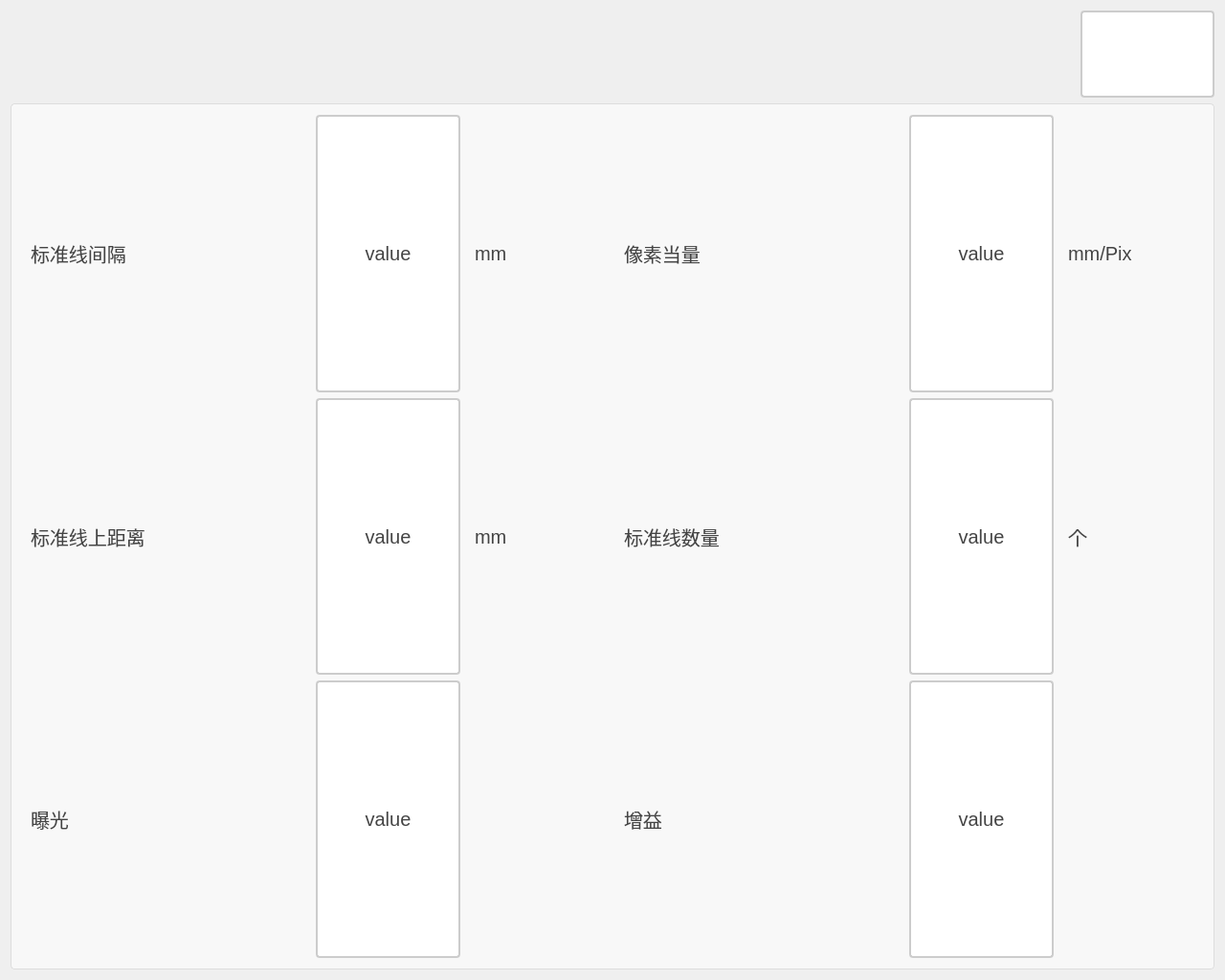
<?xml version="1.0" encoding="UTF-8"?>
<ui version="4.0">
 <class>DlgProductSetClass</class>
 <widget class="QDialog" name="DlgProductSetClass">
  <property name="geometry">
   <rect>
    <x>0</x>
    <y>0</y>
    <width>1280</width>
    <height>1024</height>
   </rect>
  </property>
  <property name="windowTitle">
   <string>DlgProductSet</string>
  </property>
  <layout class="QGridLayout" name="gridLayout_10">
   <item row="0" column="0">
    <layout class="QVBoxLayout" name="verticalLayout" stretch="4">
     <item>
      <layout class="QVBoxLayout" name="verticalLayout_16" stretch="1,10">
       <item>
        <layout class="QHBoxLayout" name="horizontalLayout_14" stretch="8,1">
         <item>
          <spacer name="horizontalSpacer">
           <property name="orientation">
            <enum>Qt::Orientation::Horizontal</enum>
           </property>
           <property name="sizeHint" stdset="0">
            <size>
             <width>40</width>
             <height>20</height>
            </size>
           </property>
          </spacer>
         </item>
         <item>
          <widget class="QPushButton" name="btn_close">
           <property name="sizePolicy">
            <sizepolicy hsizetype="Minimum" vsizetype="Minimum">
             <horstretch>0</horstretch>
             <verstretch>0</verstretch>
            </sizepolicy>
           </property>
           <property name="styleSheet">
            <string notr="true">QPushButton {
    padding: 6px 14px;
    border: 2px solid #CCC;
    border-radius: 4px;
    background-color: white;
    color: #444;
	font-size:24px;
    qproperty-icon: url(:/icons/closeBlack.png);  
    qproperty-iconSize: 30px 30px;
}

QPushButton:hover {
    background-color: #ff6666;
}

QPushButton:pressed {
    background-color: #cc0000;
}
</string>
           </property>
           <property name="text">
            <string/>
           </property>
          </widget>
         </item>
        </layout>
       </item>
       <item>
        <layout class="QHBoxLayout" name="horizontalLayout_17" stretch="1">
         <item>
          <widget class="QGroupBox" name="groupBox_14">
           <property name="styleSheet">
            <string notr="true">QGroupBox {
    border: 1px solid #DDD;
    border-radius: 4px;
    font: bold 14px;
    color: #666;
    background-color: #F8F8F8;
}

QGroupBox::title {
    subcontrol-origin: margin;
    subcontrol-position: top left;
    left: 10px;
    padding: 0 5px;
}</string>
           </property>
           <property name="title">
            <string/>
           </property>
           <layout class="QGridLayout" name="gridLayout">
            <item row="0" column="0">
             <layout class="QVBoxLayout" name="verticalLayout_2">
              <item>
               <layout class="QHBoxLayout" name="horizontalLayout_2">
                <item>
                 <layout class="QHBoxLayout" name="horizontalLayout_25" stretch="2,1,1">
                  <item>
                   <widget class="QLabel" name="lb_pidaiduibiyanse_3">
                    <property name="styleSheet">
                     <string notr="true">/* 基础标签样式 */
QLabel {
    color: #444444;          /* 主文字色 */
    font-size: 20px;         /* 标准字号 */
    background: transparent; /* 透明背景 */
    padding: 2px 4px;        /* 基础内边距 */
}

/* 标题样式 */
QLabel.title {
    font-size: 16px;
    font-weight: 600;
    color: #333333;
    border-bottom: 1px solid #DDDDDD; /* 下划线装饰 */
    padding-bottom: 4px;
}

/* 副标题/次要文本 */
QLabel.subtitle {
    color: #666666;
    font-size: 13px;
    font-style: italic;
}

/* 强调文本 */
QLabel.emphasis {
    color: #333333;
    font-weight: 500;
    background-color: #F5F5F5;
    border-radius: 3px;
    padding: 4px 8px;
}

/* 状态标签（成功/警告/错误） */
QLabel[state=&quot;success&quot;] {
    color: #228B22;          /* 森林绿 */
    border-left: 3px solid #228B22;
    padding-left: 8px;
}

QLabel[state=&quot;warning&quot;] {
    color: #FF8C00;          /* 暗橙 */
    border-left: 3px solid #FF8C00;
    padding-left: 8px;
}

QLabel[state=&quot;error&quot;] {
    color: #B22222;          /* 砖红 */
    border-left: 3px solid #B22222;
    padding-left: 8px;
}

/* 数据展示标签 */
QLabel.data {
    color: #2F4F4F;          /* 深石板灰 */
    font-family: monospace;
    border: 1px solid #E0E0E0;
    background-color: #FFFFFF;
    padding: 6px 12px;
    border-radius: 4px;
}

/* 禁用状态 */
QLabel:disabled {
    color: #AAAAAA;
    background-color: transparent;
}

/* 链接样式（伪链接效果） */
QLabel.link {
    color: #4682B4;          /* 钢蓝 */
    text-decoration: underline;
    border-bottom: 1px dotted #4682B4;
}

/* 图标标签 */
QLabel.icon {
    qproperty-alignment: AlignCenter;
    border: 1px solid #E0E0E0;
    border-radius: 4px;
    background-color: #FFFFFF;
    padding: 12px;
}</string>
                    </property>
                    <property name="text">
                     <string>标准线间隔</string>
                    </property>
                   </widget>
                  </item>
                  <item>
                   <widget class="QPushButton" name="btn_biaozhunxianjiange">
                    <property name="sizePolicy">
                     <sizepolicy hsizetype="Minimum" vsizetype="Minimum">
                      <horstretch>0</horstretch>
                      <verstretch>0</verstretch>
                     </sizepolicy>
                    </property>
                    <property name="styleSheet">
                     <string notr="true">QPushButton {
    padding: 6px 14px;
    border: 2px solid #CCC;
    border-radius: 4px;
    background-color: white;
    color: #444;
	font-size:20px;
}

QPushButton:hover {
    border-color: #999;
    background-color: #F5F5F5;
}

QPushButton:pressed {
    border-color: #777;
    background-color: #EEE;
}</string>
                    </property>
                    <property name="text">
                     <string>value</string>
                    </property>
                   </widget>
                  </item>
                  <item>
                   <widget class="QLabel" name="lb_pidaiduibiyanseUnit_3">
                    <property name="styleSheet">
                     <string notr="true">/* 基础标签样式 */
QLabel {
    color: #444444;          /* 主文字色 */
    font-size: 20px;         /* 标准字号 */
    background: transparent; /* 透明背景 */
    padding: 2px 4px;        /* 基础内边距 */
}

/* 标题样式 */
QLabel.title {
    font-size: 16px;
    font-weight: 600;
    color: #333333;
    border-bottom: 1px solid #DDDDDD; /* 下划线装饰 */
    padding-bottom: 4px;
}

/* 副标题/次要文本 */
QLabel.subtitle {
    color: #666666;
    font-size: 13px;
    font-style: italic;
}

/* 强调文本 */
QLabel.emphasis {
    color: #333333;
    font-weight: 500;
    background-color: #F5F5F5;
    border-radius: 3px;
    padding: 4px 8px;
}

/* 状态标签（成功/警告/错误） */
QLabel[state=&quot;success&quot;] {
    color: #228B22;          /* 森林绿 */
    border-left: 3px solid #228B22;
    padding-left: 8px;
}

QLabel[state=&quot;warning&quot;] {
    color: #FF8C00;          /* 暗橙 */
    border-left: 3px solid #FF8C00;
    padding-left: 8px;
}

QLabel[state=&quot;error&quot;] {
    color: #B22222;          /* 砖红 */
    border-left: 3px solid #B22222;
    padding-left: 8px;
}

/* 数据展示标签 */
QLabel.data {
    color: #2F4F4F;          /* 深石板灰 */
    font-family: monospace;
    border: 1px solid #E0E0E0;
    background-color: #FFFFFF;
    padding: 6px 12px;
    border-radius: 4px;
}

/* 禁用状态 */
QLabel:disabled {
    color: #AAAAAA;
    background-color: transparent;
}

/* 链接样式（伪链接效果） */
QLabel.link {
    color: #4682B4;          /* 钢蓝 */
    text-decoration: underline;
    border-bottom: 1px dotted #4682B4;
}

/* 图标标签 */
QLabel.icon {
    qproperty-alignment: AlignCenter;
    border: 1px solid #E0E0E0;
    border-radius: 4px;
    background-color: #FFFFFF;
    padding: 12px;
}</string>
                    </property>
                    <property name="text">
                     <string>mm</string>
                    </property>
                   </widget>
                  </item>
                 </layout>
                </item>
                <item>
                 <layout class="QHBoxLayout" name="horizontalLayout_10" stretch="2,1,1">
                  <item>
                   <widget class="QLabel" name="lb_xiangsudangliang">
                    <property name="styleSheet">
                     <string notr="true">/* 基础标签样式 */
QLabel {
    color: #444444;          /* 主文字色 */
    font-size: 20px;         /* 标准字号 */
    background: transparent; /* 透明背景 */
    padding: 2px 4px;        /* 基础内边距 */
}

/* 标题样式 */
QLabel.title {
    font-size: 16px;
    font-weight: 600;
    color: #333333;
    border-bottom: 1px solid #DDDDDD; /* 下划线装饰 */
    padding-bottom: 4px;
}

/* 副标题/次要文本 */
QLabel.subtitle {
    color: #666666;
    font-size: 13px;
    font-style: italic;
}

/* 强调文本 */
QLabel.emphasis {
    color: #333333;
    font-weight: 500;
    background-color: #F5F5F5;
    border-radius: 3px;
    padding: 4px 8px;
}

/* 状态标签（成功/警告/错误） */
QLabel[state=&quot;success&quot;] {
    color: #228B22;          /* 森林绿 */
    border-left: 3px solid #228B22;
    padding-left: 8px;
}

QLabel[state=&quot;warning&quot;] {
    color: #FF8C00;          /* 暗橙 */
    border-left: 3px solid #FF8C00;
    padding-left: 8px;
}

QLabel[state=&quot;error&quot;] {
    color: #B22222;          /* 砖红 */
    border-left: 3px solid #B22222;
    padding-left: 8px;
}

/* 数据展示标签 */
QLabel.data {
    color: #2F4F4F;          /* 深石板灰 */
    font-family: monospace;
    border: 1px solid #E0E0E0;
    background-color: #FFFFFF;
    padding: 6px 12px;
    border-radius: 4px;
}

/* 禁用状态 */
QLabel:disabled {
    color: #AAAAAA;
    background-color: transparent;
}

/* 链接样式（伪链接效果） */
QLabel.link {
    color: #4682B4;          /* 钢蓝 */
    text-decoration: underline;
    border-bottom: 1px dotted #4682B4;
}

/* 图标标签 */
QLabel.icon {
    qproperty-alignment: AlignCenter;
    border: 1px solid #E0E0E0;
    border-radius: 4px;
    background-color: #FFFFFF;
    padding: 12px;
}</string>
                    </property>
                    <property name="text">
                     <string>像素当量</string>
                    </property>
                   </widget>
                  </item>
                  <item>
                   <widget class="QPushButton" name="btn_xiangsudangliang">
                    <property name="sizePolicy">
                     <sizepolicy hsizetype="Minimum" vsizetype="Minimum">
                      <horstretch>0</horstretch>
                      <verstretch>0</verstretch>
                     </sizepolicy>
                    </property>
                    <property name="styleSheet">
                     <string notr="true">QPushButton {
    padding: 6px 14px;
    border: 2px solid #CCC;
    border-radius: 4px;
    background-color: white;
    color: #444;
	font-size:20px;
}

QPushButton:hover {
    border-color: #999;
    background-color: #F5F5F5;
}

QPushButton:pressed {
    border-color: #777;
    background-color: #EEE;
}</string>
                    </property>
                    <property name="text">
                     <string>value</string>
                    </property>
                   </widget>
                  </item>
                  <item>
                   <widget class="QLabel" name="lb_xiangsudangliangUnit">
                    <property name="styleSheet">
                     <string notr="true">/* 基础标签样式 */
QLabel {
    color: #444444;          /* 主文字色 */
    font-size: 20px;         /* 标准字号 */
    background: transparent; /* 透明背景 */
    padding: 2px 4px;        /* 基础内边距 */
}

/* 标题样式 */
QLabel.title {
    font-size: 16px;
    font-weight: 600;
    color: #333333;
    border-bottom: 1px solid #DDDDDD; /* 下划线装饰 */
    padding-bottom: 4px;
}

/* 副标题/次要文本 */
QLabel.subtitle {
    color: #666666;
    font-size: 13px;
    font-style: italic;
}

/* 强调文本 */
QLabel.emphasis {
    color: #333333;
    font-weight: 500;
    background-color: #F5F5F5;
    border-radius: 3px;
    padding: 4px 8px;
}

/* 状态标签（成功/警告/错误） */
QLabel[state=&quot;success&quot;] {
    color: #228B22;          /* 森林绿 */
    border-left: 3px solid #228B22;
    padding-left: 8px;
}

QLabel[state=&quot;warning&quot;] {
    color: #FF8C00;          /* 暗橙 */
    border-left: 3px solid #FF8C00;
    padding-left: 8px;
}

QLabel[state=&quot;error&quot;] {
    color: #B22222;          /* 砖红 */
    border-left: 3px solid #B22222;
    padding-left: 8px;
}

/* 数据展示标签 */
QLabel.data {
    color: #2F4F4F;          /* 深石板灰 */
    font-family: monospace;
    border: 1px solid #E0E0E0;
    background-color: #FFFFFF;
    padding: 6px 12px;
    border-radius: 4px;
}

/* 禁用状态 */
QLabel:disabled {
    color: #AAAAAA;
    background-color: transparent;
}

/* 链接样式（伪链接效果） */
QLabel.link {
    color: #4682B4;          /* 钢蓝 */
    text-decoration: underline;
    border-bottom: 1px dotted #4682B4;
}

/* 图标标签 */
QLabel.icon {
    qproperty-alignment: AlignCenter;
    border: 1px solid #E0E0E0;
    border-radius: 4px;
    background-color: #FFFFFF;
    padding: 12px;
}</string>
                    </property>
                    <property name="text">
                     <string>mm/Pix</string>
                    </property>
                   </widget>
                  </item>
                 </layout>
                </item>
               </layout>
              </item>
              <item>
               <layout class="QHBoxLayout" name="horizontalLayout_7">
                <item>
                 <layout class="QHBoxLayout" name="horizontalLayout_23" stretch="2,1,1">
                  <item>
                   <widget class="QLabel" name="lb_xiangjiguangdianpingbishijian_2">
                    <property name="styleSheet">
                     <string notr="true">/* 基础标签样式 */
QLabel {
    color: #444444;          /* 主文字色 */
    font-size: 20px;         /* 标准字号 */
    background: transparent; /* 透明背景 */
    padding: 2px 4px;        /* 基础内边距 */
}

/* 标题样式 */
QLabel.title {
    font-size: 16px;
    font-weight: 600;
    color: #333333;
    border-bottom: 1px solid #DDDDDD; /* 下划线装饰 */
    padding-bottom: 4px;
}

/* 副标题/次要文本 */
QLabel.subtitle {
    color: #666666;
    font-size: 13px;
    font-style: italic;
}

/* 强调文本 */
QLabel.emphasis {
    color: #333333;
    font-weight: 500;
    background-color: #F5F5F5;
    border-radius: 3px;
    padding: 4px 8px;
}

/* 状态标签（成功/警告/错误） */
QLabel[state=&quot;success&quot;] {
    color: #228B22;          /* 森林绿 */
    border-left: 3px solid #228B22;
    padding-left: 8px;
}

QLabel[state=&quot;warning&quot;] {
    color: #FF8C00;          /* 暗橙 */
    border-left: 3px solid #FF8C00;
    padding-left: 8px;
}

QLabel[state=&quot;error&quot;] {
    color: #B22222;          /* 砖红 */
    border-left: 3px solid #B22222;
    padding-left: 8px;
}

/* 数据展示标签 */
QLabel.data {
    color: #2F4F4F;          /* 深石板灰 */
    font-family: monospace;
    border: 1px solid #E0E0E0;
    background-color: #FFFFFF;
    padding: 6px 12px;
    border-radius: 4px;
}

/* 禁用状态 */
QLabel:disabled {
    color: #AAAAAA;
    background-color: transparent;
}

/* 链接样式（伪链接效果） */
QLabel.link {
    color: #4682B4;          /* 钢蓝 */
    text-decoration: underline;
    border-bottom: 1px dotted #4682B4;
}

/* 图标标签 */
QLabel.icon {
    qproperty-alignment: AlignCenter;
    border: 1px solid #E0E0E0;
    border-radius: 4px;
    background-color: #FFFFFF;
    padding: 12px;
}</string>
                    </property>
                    <property name="text">
                     <string>标准线上距离</string>
                    </property>
                   </widget>
                  </item>
                  <item>
                   <widget class="QPushButton" name="btn_biaozhunxianshangjuli">
                    <property name="sizePolicy">
                     <sizepolicy hsizetype="Minimum" vsizetype="Minimum">
                      <horstretch>0</horstretch>
                      <verstretch>0</verstretch>
                     </sizepolicy>
                    </property>
                    <property name="styleSheet">
                     <string notr="true">QPushButton {
    padding: 6px 14px;
    border: 2px solid #CCC;
    border-radius: 4px;
    background-color: white;
    color: #444;
	font-size:20px;
}

QPushButton:hover {
    border-color: #999;
    background-color: #F5F5F5;
}

QPushButton:pressed {
    border-color: #777;
    background-color: #EEE;
}</string>
                    </property>
                    <property name="text">
                     <string>value</string>
                    </property>
                   </widget>
                  </item>
                  <item>
                   <widget class="QLabel" name="lb_xiangjiguangdianpingbishijianUnit_2">
                    <property name="styleSheet">
                     <string notr="true">/* 基础标签样式 */
QLabel {
    color: #444444;          /* 主文字色 */
    font-size: 20px;         /* 标准字号 */
    background: transparent; /* 透明背景 */
    padding: 2px 4px;        /* 基础内边距 */
}

/* 标题样式 */
QLabel.title {
    font-size: 16px;
    font-weight: 600;
    color: #333333;
    border-bottom: 1px solid #DDDDDD; /* 下划线装饰 */
    padding-bottom: 4px;
}

/* 副标题/次要文本 */
QLabel.subtitle {
    color: #666666;
    font-size: 13px;
    font-style: italic;
}

/* 强调文本 */
QLabel.emphasis {
    color: #333333;
    font-weight: 500;
    background-color: #F5F5F5;
    border-radius: 3px;
    padding: 4px 8px;
}

/* 状态标签（成功/警告/错误） */
QLabel[state=&quot;success&quot;] {
    color: #228B22;          /* 森林绿 */
    border-left: 3px solid #228B22;
    padding-left: 8px;
}

QLabel[state=&quot;warning&quot;] {
    color: #FF8C00;          /* 暗橙 */
    border-left: 3px solid #FF8C00;
    padding-left: 8px;
}

QLabel[state=&quot;error&quot;] {
    color: #B22222;          /* 砖红 */
    border-left: 3px solid #B22222;
    padding-left: 8px;
}

/* 数据展示标签 */
QLabel.data {
    color: #2F4F4F;          /* 深石板灰 */
    font-family: monospace;
    border: 1px solid #E0E0E0;
    background-color: #FFFFFF;
    padding: 6px 12px;
    border-radius: 4px;
}

/* 禁用状态 */
QLabel:disabled {
    color: #AAAAAA;
    background-color: transparent;
}

/* 链接样式（伪链接效果） */
QLabel.link {
    color: #4682B4;          /* 钢蓝 */
    text-decoration: underline;
    border-bottom: 1px dotted #4682B4;
}

/* 图标标签 */
QLabel.icon {
    qproperty-alignment: AlignCenter;
    border: 1px solid #E0E0E0;
    border-radius: 4px;
    background-color: #FFFFFF;
    padding: 12px;
}</string>
                    </property>
                    <property name="text">
                     <string>mm</string>
                    </property>
                   </widget>
                  </item>
                 </layout>
                </item>
                <item>
                 <layout class="QHBoxLayout" name="horizontalLayout_24" stretch="2,1,1">
                  <item>
                   <widget class="QLabel" name="lb_pidaiduibiyanse_2">
                    <property name="styleSheet">
                     <string notr="true">/* 基础标签样式 */
QLabel {
    color: #444444;          /* 主文字色 */
    font-size: 20px;         /* 标准字号 */
    background: transparent; /* 透明背景 */
    padding: 2px 4px;        /* 基础内边距 */
}

/* 标题样式 */
QLabel.title {
    font-size: 16px;
    font-weight: 600;
    color: #333333;
    border-bottom: 1px solid #DDDDDD; /* 下划线装饰 */
    padding-bottom: 4px;
}

/* 副标题/次要文本 */
QLabel.subtitle {
    color: #666666;
    font-size: 13px;
    font-style: italic;
}

/* 强调文本 */
QLabel.emphasis {
    color: #333333;
    font-weight: 500;
    background-color: #F5F5F5;
    border-radius: 3px;
    padding: 4px 8px;
}

/* 状态标签（成功/警告/错误） */
QLabel[state=&quot;success&quot;] {
    color: #228B22;          /* 森林绿 */
    border-left: 3px solid #228B22;
    padding-left: 8px;
}

QLabel[state=&quot;warning&quot;] {
    color: #FF8C00;          /* 暗橙 */
    border-left: 3px solid #FF8C00;
    padding-left: 8px;
}

QLabel[state=&quot;error&quot;] {
    color: #B22222;          /* 砖红 */
    border-left: 3px solid #B22222;
    padding-left: 8px;
}

/* 数据展示标签 */
QLabel.data {
    color: #2F4F4F;          /* 深石板灰 */
    font-family: monospace;
    border: 1px solid #E0E0E0;
    background-color: #FFFFFF;
    padding: 6px 12px;
    border-radius: 4px;
}

/* 禁用状态 */
QLabel:disabled {
    color: #AAAAAA;
    background-color: transparent;
}

/* 链接样式（伪链接效果） */
QLabel.link {
    color: #4682B4;          /* 钢蓝 */
    text-decoration: underline;
    border-bottom: 1px dotted #4682B4;
}

/* 图标标签 */
QLabel.icon {
    qproperty-alignment: AlignCenter;
    border: 1px solid #E0E0E0;
    border-radius: 4px;
    background-color: #FFFFFF;
    padding: 12px;
}</string>
                    </property>
                    <property name="text">
                     <string>标准线数量</string>
                    </property>
                   </widget>
                  </item>
                  <item>
                   <widget class="QPushButton" name="btn_biaozhunxianshuliang">
                    <property name="sizePolicy">
                     <sizepolicy hsizetype="Minimum" vsizetype="Minimum">
                      <horstretch>0</horstretch>
                      <verstretch>0</verstretch>
                     </sizepolicy>
                    </property>
                    <property name="styleSheet">
                     <string notr="true">QPushButton {
    padding: 6px 14px;
    border: 2px solid #CCC;
    border-radius: 4px;
    background-color: white;
    color: #444;
	font-size:20px;
}

QPushButton:hover {
    border-color: #999;
    background-color: #F5F5F5;
}

QPushButton:pressed {
    border-color: #777;
    background-color: #EEE;
}</string>
                    </property>
                    <property name="text">
                     <string>value</string>
                    </property>
                   </widget>
                  </item>
                  <item>
                   <widget class="QLabel" name="lb_pidaiduibiyanseUnit_2">
                    <property name="styleSheet">
                     <string notr="true">/* 基础标签样式 */
QLabel {
    color: #444444;          /* 主文字色 */
    font-size: 20px;         /* 标准字号 */
    background: transparent; /* 透明背景 */
    padding: 2px 4px;        /* 基础内边距 */
}

/* 标题样式 */
QLabel.title {
    font-size: 16px;
    font-weight: 600;
    color: #333333;
    border-bottom: 1px solid #DDDDDD; /* 下划线装饰 */
    padding-bottom: 4px;
}

/* 副标题/次要文本 */
QLabel.subtitle {
    color: #666666;
    font-size: 13px;
    font-style: italic;
}

/* 强调文本 */
QLabel.emphasis {
    color: #333333;
    font-weight: 500;
    background-color: #F5F5F5;
    border-radius: 3px;
    padding: 4px 8px;
}

/* 状态标签（成功/警告/错误） */
QLabel[state=&quot;success&quot;] {
    color: #228B22;          /* 森林绿 */
    border-left: 3px solid #228B22;
    padding-left: 8px;
}

QLabel[state=&quot;warning&quot;] {
    color: #FF8C00;          /* 暗橙 */
    border-left: 3px solid #FF8C00;
    padding-left: 8px;
}

QLabel[state=&quot;error&quot;] {
    color: #B22222;          /* 砖红 */
    border-left: 3px solid #B22222;
    padding-left: 8px;
}

/* 数据展示标签 */
QLabel.data {
    color: #2F4F4F;          /* 深石板灰 */
    font-family: monospace;
    border: 1px solid #E0E0E0;
    background-color: #FFFFFF;
    padding: 6px 12px;
    border-radius: 4px;
}

/* 禁用状态 */
QLabel:disabled {
    color: #AAAAAA;
    background-color: transparent;
}

/* 链接样式（伪链接效果） */
QLabel.link {
    color: #4682B4;          /* 钢蓝 */
    text-decoration: underline;
    border-bottom: 1px dotted #4682B4;
}

/* 图标标签 */
QLabel.icon {
    qproperty-alignment: AlignCenter;
    border: 1px solid #E0E0E0;
    border-radius: 4px;
    background-color: #FFFFFF;
    padding: 12px;
}</string>
                    </property>
                    <property name="text">
                     <string>个</string>
                    </property>
                   </widget>
                  </item>
                 </layout>
                </item>
               </layout>
              </item>
              <item>
               <layout class="QHBoxLayout" name="horizontalLayout_8">
                <item>
                 <layout class="QHBoxLayout" name="horizontalLayout_32" stretch="2,1,1">
                  <item>
                   <widget class="QLabel" name="lb_baoguang">
                    <property name="styleSheet">
                     <string notr="true">/* 基础标签样式 */
QLabel {
    color: #444444;          /* 主文字色 */
    font-size: 20px;         /* 标准字号 */
    background: transparent; /* 透明背景 */
    padding: 2px 4px;        /* 基础内边距 */
}

/* 标题样式 */
QLabel.title {
    font-size: 16px;
    font-weight: 600;
    color: #333333;
    border-bottom: 1px solid #DDDDDD; /* 下划线装饰 */
    padding-bottom: 4px;
}

/* 副标题/次要文本 */
QLabel.subtitle {
    color: #666666;
    font-size: 13px;
    font-style: italic;
}

/* 强调文本 */
QLabel.emphasis {
    color: #333333;
    font-weight: 500;
    background-color: #F5F5F5;
    border-radius: 3px;
    padding: 4px 8px;
}

/* 状态标签（成功/警告/错误） */
QLabel[state=&quot;success&quot;] {
    color: #228B22;          /* 森林绿 */
    border-left: 3px solid #228B22;
    padding-left: 8px;
}

QLabel[state=&quot;warning&quot;] {
    color: #FF8C00;          /* 暗橙 */
    border-left: 3px solid #FF8C00;
    padding-left: 8px;
}

QLabel[state=&quot;error&quot;] {
    color: #B22222;          /* 砖红 */
    border-left: 3px solid #B22222;
    padding-left: 8px;
}

/* 数据展示标签 */
QLabel.data {
    color: #2F4F4F;          /* 深石板灰 */
    font-family: monospace;
    border: 1px solid #E0E0E0;
    background-color: #FFFFFF;
    padding: 6px 12px;
    border-radius: 4px;
}

/* 禁用状态 */
QLabel:disabled {
    color: #AAAAAA;
    background-color: transparent;
}

/* 链接样式（伪链接效果） */
QLabel.link {
    color: #4682B4;          /* 钢蓝 */
    text-decoration: underline;
    border-bottom: 1px dotted #4682B4;
}

/* 图标标签 */
QLabel.icon {
    qproperty-alignment: AlignCenter;
    border: 1px solid #E0E0E0;
    border-radius: 4px;
    background-color: #FFFFFF;
    padding: 12px;
}</string>
                    </property>
                    <property name="text">
                     <string>曝光</string>
                    </property>
                   </widget>
                  </item>
                  <item>
                   <widget class="QPushButton" name="btn_baoguang">
                    <property name="sizePolicy">
                     <sizepolicy hsizetype="Minimum" vsizetype="Minimum">
                      <horstretch>0</horstretch>
                      <verstretch>0</verstretch>
                     </sizepolicy>
                    </property>
                    <property name="styleSheet">
                     <string notr="true">QPushButton {
    padding: 6px 14px;
    border: 2px solid #CCC;
    border-radius: 4px;
    background-color: white;
    color: #444;
	font-size:20px;
}

QPushButton:hover {
    border-color: #999;
    background-color: #F5F5F5;
}

QPushButton:pressed {
    border-color: #777;
    background-color: #EEE;
}</string>
                    </property>
                    <property name="text">
                     <string>value</string>
                    </property>
                   </widget>
                  </item>
                  <item>
                   <widget class="QLabel" name="lb_baoguangUnit">
                    <property name="styleSheet">
                     <string notr="true">/* 基础标签样式 */
QLabel {
    color: #444444;          /* 主文字色 */
    font-size: 14px;         /* 标准字号 */
    background: transparent; /* 透明背景 */
    padding: 2px 4px;        /* 基础内边距 */
}

/* 标题样式 */
QLabel.title {
    font-size: 16px;
    font-weight: 600;
    color: #333333;
    border-bottom: 1px solid #DDDDDD; /* 下划线装饰 */
    padding-bottom: 4px;
}

/* 副标题/次要文本 */
QLabel.subtitle {
    color: #666666;
    font-size: 13px;
    font-style: italic;
}

/* 强调文本 */
QLabel.emphasis {
    color: #333333;
    font-weight: 500;
    background-color: #F5F5F5;
    border-radius: 3px;
    padding: 4px 8px;
}

/* 状态标签（成功/警告/错误） */
QLabel[state=&quot;success&quot;] {
    color: #228B22;          /* 森林绿 */
    border-left: 3px solid #228B22;
    padding-left: 8px;
}

QLabel[state=&quot;warning&quot;] {
    color: #FF8C00;          /* 暗橙 */
    border-left: 3px solid #FF8C00;
    padding-left: 8px;
}

QLabel[state=&quot;error&quot;] {
    color: #B22222;          /* 砖红 */
    border-left: 3px solid #B22222;
    padding-left: 8px;
}

/* 数据展示标签 */
QLabel.data {
    color: #2F4F4F;          /* 深石板灰 */
    font-family: monospace;
    border: 1px solid #E0E0E0;
    background-color: #FFFFFF;
    padding: 6px 12px;
    border-radius: 4px;
}

/* 禁用状态 */
QLabel:disabled {
    color: #AAAAAA;
    background-color: transparent;
}

/* 链接样式（伪链接效果） */
QLabel.link {
    color: #4682B4;          /* 钢蓝 */
    text-decoration: underline;
    border-bottom: 1px dotted #4682B4;
}

/* 图标标签 */
QLabel.icon {
    qproperty-alignment: AlignCenter;
    border: 1px solid #E0E0E0;
    border-radius: 4px;
    background-color: #FFFFFF;
    padding: 12px;
}</string>
                    </property>
                    <property name="text">
                     <string/>
                    </property>
                   </widget>
                  </item>
                 </layout>
                </item>
                <item>
                 <layout class="QHBoxLayout" name="horizontalLayout_36" stretch="2,1,1">
                  <item>
                   <widget class="QLabel" name="lb_zengyi">
                    <property name="styleSheet">
                     <string notr="true">/* 基础标签样式 */
QLabel {
    color: #444444;          /* 主文字色 */
    font-size: 20px;         /* 标准字号 */
    background: transparent; /* 透明背景 */
    padding: 2px 4px;        /* 基础内边距 */
}

/* 标题样式 */
QLabel.title {
    font-size: 16px;
    font-weight: 600;
    color: #333333;
    border-bottom: 1px solid #DDDDDD; /* 下划线装饰 */
    padding-bottom: 4px;
}

/* 副标题/次要文本 */
QLabel.subtitle {
    color: #666666;
    font-size: 13px;
    font-style: italic;
}

/* 强调文本 */
QLabel.emphasis {
    color: #333333;
    font-weight: 500;
    background-color: #F5F5F5;
    border-radius: 3px;
    padding: 4px 8px;
}

/* 状态标签（成功/警告/错误） */
QLabel[state=&quot;success&quot;] {
    color: #228B22;          /* 森林绿 */
    border-left: 3px solid #228B22;
    padding-left: 8px;
}

QLabel[state=&quot;warning&quot;] {
    color: #FF8C00;          /* 暗橙 */
    border-left: 3px solid #FF8C00;
    padding-left: 8px;
}

QLabel[state=&quot;error&quot;] {
    color: #B22222;          /* 砖红 */
    border-left: 3px solid #B22222;
    padding-left: 8px;
}

/* 数据展示标签 */
QLabel.data {
    color: #2F4F4F;          /* 深石板灰 */
    font-family: monospace;
    border: 1px solid #E0E0E0;
    background-color: #FFFFFF;
    padding: 6px 12px;
    border-radius: 4px;
}

/* 禁用状态 */
QLabel:disabled {
    color: #AAAAAA;
    background-color: transparent;
}

/* 链接样式（伪链接效果） */
QLabel.link {
    color: #4682B4;          /* 钢蓝 */
    text-decoration: underline;
    border-bottom: 1px dotted #4682B4;
}

/* 图标标签 */
QLabel.icon {
    qproperty-alignment: AlignCenter;
    border: 1px solid #E0E0E0;
    border-radius: 4px;
    background-color: #FFFFFF;
    padding: 12px;
}</string>
                    </property>
                    <property name="text">
                     <string>增益</string>
                    </property>
                   </widget>
                  </item>
                  <item>
                   <widget class="QPushButton" name="btn_zengyi">
                    <property name="sizePolicy">
                     <sizepolicy hsizetype="Minimum" vsizetype="Minimum">
                      <horstretch>0</horstretch>
                      <verstretch>0</verstretch>
                     </sizepolicy>
                    </property>
                    <property name="styleSheet">
                     <string notr="true">QPushButton {
    padding: 6px 14px;
    border: 2px solid #CCC;
    border-radius: 4px;
    background-color: white;
    color: #444;
	font-size:20px;
}

QPushButton:hover {
    border-color: #999;
    background-color: #F5F5F5;
}

QPushButton:pressed {
    border-color: #777;
    background-color: #EEE;
}</string>
                    </property>
                    <property name="text">
                     <string>value</string>
                    </property>
                   </widget>
                  </item>
                  <item>
                   <widget class="QLabel" name="lb_zengyiUnit">
                    <property name="styleSheet">
                     <string notr="true">/* 基础标签样式 */
QLabel {
    color: #444444;          /* 主文字色 */
    font-size: 14px;         /* 标准字号 */
    background: transparent; /* 透明背景 */
    padding: 2px 4px;        /* 基础内边距 */
}

/* 标题样式 */
QLabel.title {
    font-size: 16px;
    font-weight: 600;
    color: #333333;
    border-bottom: 1px solid #DDDDDD; /* 下划线装饰 */
    padding-bottom: 4px;
}

/* 副标题/次要文本 */
QLabel.subtitle {
    color: #666666;
    font-size: 13px;
    font-style: italic;
}

/* 强调文本 */
QLabel.emphasis {
    color: #333333;
    font-weight: 500;
    background-color: #F5F5F5;
    border-radius: 3px;
    padding: 4px 8px;
}

/* 状态标签（成功/警告/错误） */
QLabel[state=&quot;success&quot;] {
    color: #228B22;          /* 森林绿 */
    border-left: 3px solid #228B22;
    padding-left: 8px;
}

QLabel[state=&quot;warning&quot;] {
    color: #FF8C00;          /* 暗橙 */
    border-left: 3px solid #FF8C00;
    padding-left: 8px;
}

QLabel[state=&quot;error&quot;] {
    color: #B22222;          /* 砖红 */
    border-left: 3px solid #B22222;
    padding-left: 8px;
}

/* 数据展示标签 */
QLabel.data {
    color: #2F4F4F;          /* 深石板灰 */
    font-family: monospace;
    border: 1px solid #E0E0E0;
    background-color: #FFFFFF;
    padding: 6px 12px;
    border-radius: 4px;
}

/* 禁用状态 */
QLabel:disabled {
    color: #AAAAAA;
    background-color: transparent;
}

/* 链接样式（伪链接效果） */
QLabel.link {
    color: #4682B4;          /* 钢蓝 */
    text-decoration: underline;
    border-bottom: 1px dotted #4682B4;
}

/* 图标标签 */
QLabel.icon {
    qproperty-alignment: AlignCenter;
    border: 1px solid #E0E0E0;
    border-radius: 4px;
    background-color: #FFFFFF;
    padding: 12px;
}</string>
                    </property>
                    <property name="text">
                     <string/>
                    </property>
                   </widget>
                  </item>
                 </layout>
                </item>
               </layout>
              </item>
             </layout>
            </item>
           </layout>
          </widget>
         </item>
        </layout>
       </item>
      </layout>
     </item>
    </layout>
   </item>
  </layout>
 </widget>
 <layoutdefault spacing="6" margin="11"/>
 <resources/>
 <connections/>
</ui>
